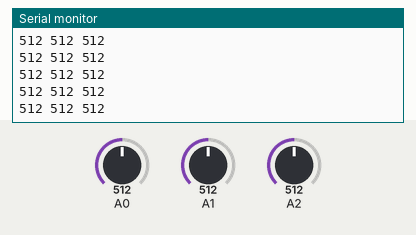
A sketch run on a simulated Arduino Uno, built with avr-gcc and run on an emulated ATmega328P. Parts: the last lines printed to the serial monitor. The test bench sets the inputs (shaded band); at power-on: A0 = 512, A1 = 512, A2 = 512.

Above: at 1.2 s.
1.3 s: A0 set to 982
At 2.1 s:
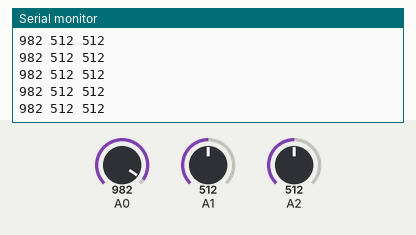
4.3 s: A0 set to 1008
At 5.0 s:
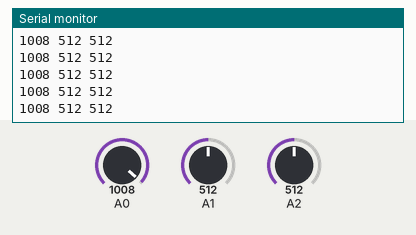
Timing chart, 0 to 7.3 s (numbered marks = the images above; inputs shaded):
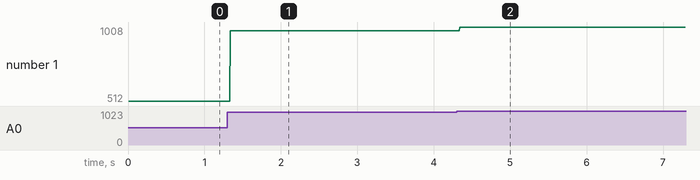

Measured:
- after the input at 1.3 s, the serial monitor: prints a new line at once (image 1)
- after the input at 4.3 s, the serial monitor: prints a new line at once (image 2)
- plotted number 1: 512 → 982 after the input at 1.3 s, 982 → 1008 after the input at 4.3 s

The sketch:

real-time.ino
```cpp
const unsigned long READ_PERIOD = 10000;  // 10000(us) = 1/(100Hz)
int sensorV[3]={0};
String blank = " ";
int incValue=1;
int flag=1;

void setup() {
  // put your setup code here, to run once:
  Serial.begin(19200);
}

void loop() {
  // put your main code here, to run repeatedly:
  //int sensorValue;
  //long currentMicros=0;
  static unsigned long lastRead;


  if (micros() - lastRead >= READ_PERIOD) {
    if(flag==0){
        while(Serial.available()==0){
          delay(100);
        }
        flag=1;
      }

    if(flag==1){

//      lastRead += READ_PERIOD;
//      sensorV[0] = incValue;
//      sensorV[1] = incValue;
//      sensorV[2] = incValue;
//      if(incValue<1000){
//        incValue+=50;
//      }
//      else{
//        incValue=0;
//      }

      sensorV[0] = analogRead(A0);
      sensorV[1] = analogRead(A1);
      sensorV[2] = analogRead(A2);
      Serial.println(sensorV[0] + blank + sensorV[1] + blank + sensorV[2]);
      //Serial.println(micros());
    }
  }

}
```
